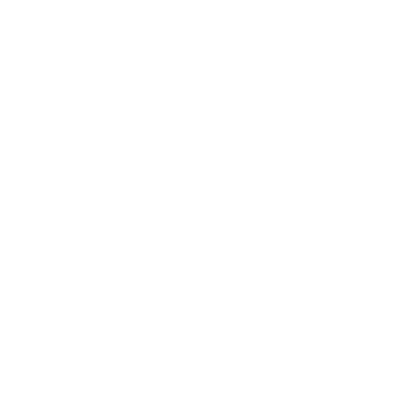
Frame 1 (no input)
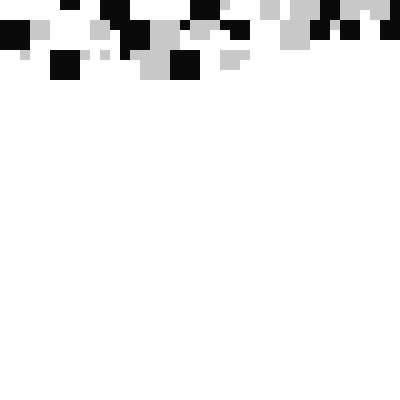
Frame 60 (no input)
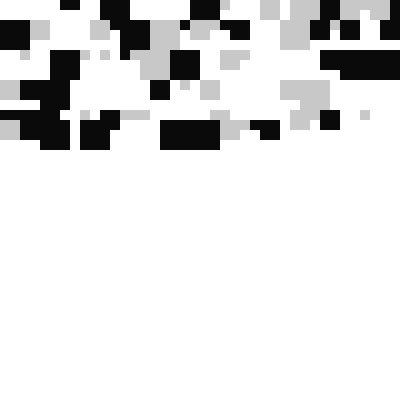
Frame 120 (the mouse pressed at the canvas centre since frame 60)

The p5.js sketch that drew these frames (run headless with seeded random() and noise() and a simulated clock; from frame 60 on, the mouse is pressed at the canvas centre):

// p5.js sketch
// ── sketch.js
// https://editor.p5js.org/jht9629-nyu/sketches/YS8IXXEuP
// pattern-animation-gray
// global variables x,y used to created pattern or animation
// of shape flowing from left to right, top to bottom of canvas

let my = {};

function setup() {
  my.x = 0;
  my.y = 0;
  my.len = 30;
  createCanvas(400, 400);
  strokeWeight(0);
  // frameRate(1)
}

function draw() {
  // uncomment to see animation
  // background(220);

  // change the global variables for x,y location
  // while (my.y < height) {
  // draw a shape
  // fill(random(255),random(255), random(255))

  fill(random([10, 200, 255]));
  rect(my.x, my.y, my.len, my.len);
  // ellipse(my.x, my.y, 10, 10)

  my.x += my.len;
  if (my.x > width) {
    my.x = 0;
    my.y += my.len;
    if (my.y > height) {
      my.y = 0;
    }
  }
  my.len = random([10, 20, 30]);
  // }
}
